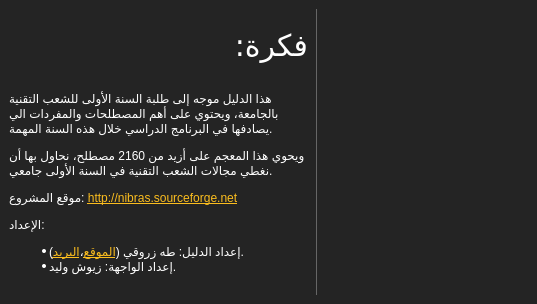
<?xml version="1.0" encoding="UTF-8"?>
<ui version="4.0">
 <class>About</class>
 <widget class="QDialog" name="About">
  <property name="geometry">
   <rect>
    <x>0</x>
    <y>0</y>
    <width>537</width>
    <height>304</height>
   </rect>
  </property>
  <property name="minimumSize">
   <size>
    <width>537</width>
    <height>304</height>
   </size>
  </property>
  <property name="maximumSize">
   <size>
    <width>537</width>
    <height>304</height>
   </size>
  </property>
  <property name="windowTitle">
   <string>About Nibras</string>
  </property>
  <property name="styleSheet">
   <string notr="true">#frame {
	border: none;
	background: #242424;
}

QLabel {
 	color: white;
}

#line
{
	border: none;
	border-right: 1px solid #666666;
}

#titleLabel {
	font-family: &quot;Traditional Arabic&quot;, &quot;Times New Roman&quot;;
font-size: 30px;
}</string>
  </property>
  <layout class="QVBoxLayout" name="verticalLayout">
   <property name="spacing">
    <number>0</number>
   </property>
   <property name="margin">
    <number>0</number>
   </property>
   <item>
    <widget class="QFrame" name="frame">
     <property name="frameShape">
      <enum>QFrame::StyledPanel</enum>
     </property>
     <property name="frameShadow">
      <enum>QFrame::Raised</enum>
     </property>
     <layout class="QHBoxLayout" name="horizontalLayout_2">
      <item>
       <layout class="QVBoxLayout" name="verticalLayout_2">
        <property name="spacing">
         <number>0</number>
        </property>
        <item>
         <widget class="QLabel" name="titleLabel">
          <property name="maximumSize">
           <size>
            <width>16777215</width>
            <height>50</height>
           </size>
          </property>
          <property name="font">
           <font>
            <family>Traditional Arabic,Times New Roman</family>
            <pointsize>-1</pointsize>
           </font>
          </property>
          <property name="layoutDirection">
           <enum>Qt::LeftToRight</enum>
          </property>
          <property name="text">
           <string>فكرة:</string>
          </property>
         </widget>
        </item>
        <item>
         <widget class="QLabel" name="contentLabel">
          <property name="maximumSize">
           <size>
            <width>16777215</width>
            <height>200</height>
           </size>
          </property>
          <property name="text">
           <string>&lt;html&gt;&lt;head/&gt;&lt;body&gt;&lt;p&gt;هذا الدليل موجه إلى طلبة السنة الأولى للشعب التقنية بالجامعة، ويحتوي على أهم المصطلحات والمفردات الي يصادفها في البرنامج الدراسي خلال هذه السنة المهمة.&lt;/p&gt;&lt;p&gt;ويحوي هذا المعجم على أزيد من 2160 مصطلح، نحاول بها أن نغطي مجالات الشعب التقنية في السنة الأولى جامعي.&lt;/p&gt;&lt;p&gt;موقع المشروع: &lt;a href=&quot;http://nibras.sourceforge.net/&quot;&gt;&lt;span style=&quot; text-decoration: underline; color:#fbbd1e;&quot;&gt;http://nibras.sourceforge.net&lt;/span&gt;&lt;/a&gt;&lt;/p&gt;&lt;p&gt;الإعداد:&lt;/p&gt;&lt;ul style=&quot;margin-top: 0px; margin-bottom: 0px; margin-left: 0px; margin-right: 0px; -qt-list-indent: 1;&quot;&gt;&lt;li style=&quot; margin-top:12px; margin-bottom:0px; margin-left:0px; margin-right:0px; -qt-block-indent:0; text-indent:0px;&quot;&gt;إعداد الدليل: طه زروقي (&lt;a href=&quot;https://tahadz.wordpress.com/&quot;&gt;&lt;span style=&quot; text-decoration: underline; color:#fbbd1e;&quot;&gt;الموقع&lt;/span&gt;&lt;/a&gt;&lt;span style=&quot; color:#ffffff;&quot;&gt;،&lt;/span&gt;&lt;a href=&quot;mailto:taha.zerrouki@gmail.com&quot;&gt;&lt;span style=&quot; text-decoration: underline; color:#fbbd1e;&quot;&gt;البريد&lt;/span&gt;&lt;/a&gt;).&lt;/li&gt;&lt;li style=&quot; margin-top:0px; margin-bottom:12px; margin-left:0px; margin-right:0px; -qt-block-indent:0; text-indent:0px;&quot;&gt;إعداد الواجهة: زيوش وليد.&lt;/li&gt;&lt;/ul&gt;&lt;/body&gt;&lt;/html&gt;</string>
          </property>
          <property name="textFormat">
           <enum>Qt::RichText</enum>
          </property>
          <property name="scaledContents">
           <bool>false</bool>
          </property>
          <property name="alignment">
           <set>Qt::AlignLeading|Qt::AlignLeft|Qt::AlignVCenter</set>
          </property>
          <property name="wordWrap">
           <bool>true</bool>
          </property>
          <property name="openExternalLinks">
           <bool>true</bool>
          </property>
         </widget>
        </item>
       </layout>
      </item>
      <item>
       <layout class="QHBoxLayout" name="horizontalLayout">
        <property name="spacing">
         <number>0</number>
        </property>
        <item>
         <widget class="Line" name="line">
          <property name="orientation">
           <enum>Qt::Vertical</enum>
          </property>
         </widget>
        </item>
        <item>
         <widget class="QLabel" name="label_2">
          <property name="minimumSize">
           <size>
            <width>211</width>
            <height>0</height>
           </size>
          </property>
          <property name="maximumSize">
           <size>
            <width>211</width>
            <height>16777215</height>
           </size>
          </property>
          <property name="text">
           <string/>
          </property>
          <property name="pixmap">
           <pixmap resource="resources.qrc">:/images/aboutImage.png</pixmap>
          </property>
         </widget>
        </item>
       </layout>
      </item>
     </layout>
    </widget>
   </item>
  </layout>
 </widget>
 <resources>
  <include location="resources.qrc"/>
 </resources>
 <connections/>
</ui>
